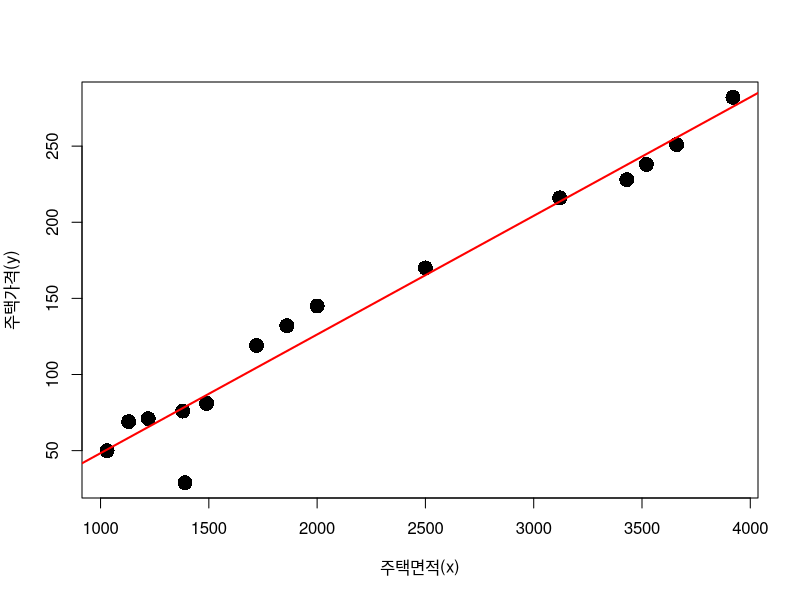

Write R code to recreate this figure.
x <- 10*c(138,312,352,113,103,172,392,
          149,186,343,200,366,250,122,139)
y <- c(76,216,238,69,50,119,282,81,132,
       228,145,251,170,71,29)

df1 <- data.frame(x,y)
plot(df1, pch = 16, cex = 2,
     xlab = "주택면적(x)",
     ylab = "주택가격(y)")

reg1 <- lm(y ~ x, data = df1)
abline(reg1, col ="red", lwd=2)

predict(reg1, data.frame(x=c(3000,4000)))

reg2 <- lm(x ~ y, data = df1)
predict(reg2, data.frame(y=c(150))) 
